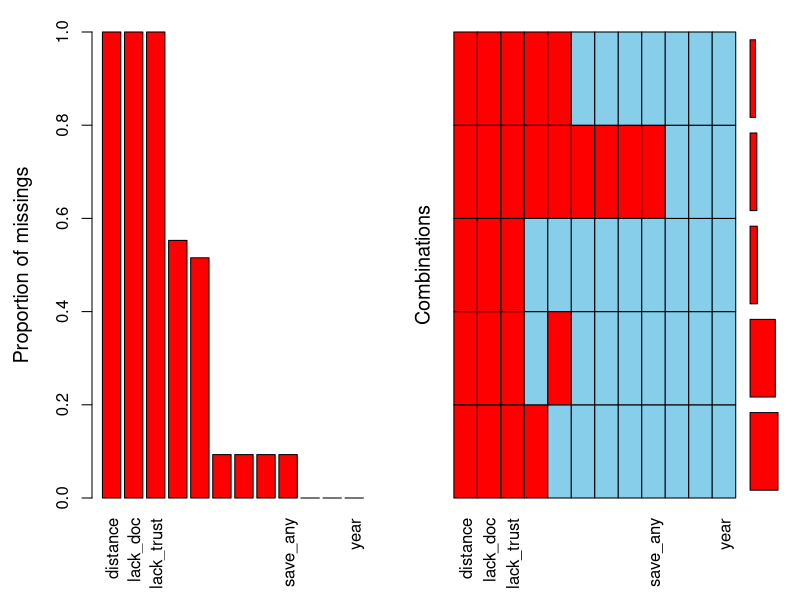
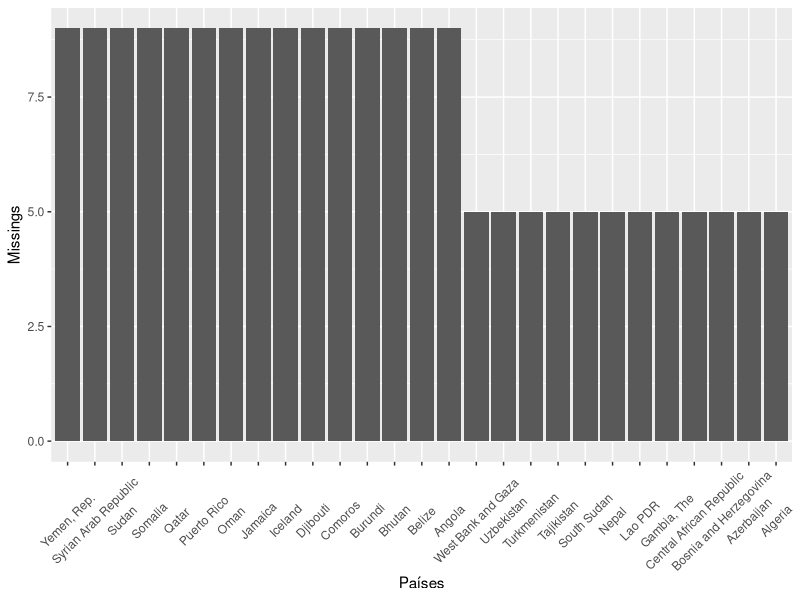
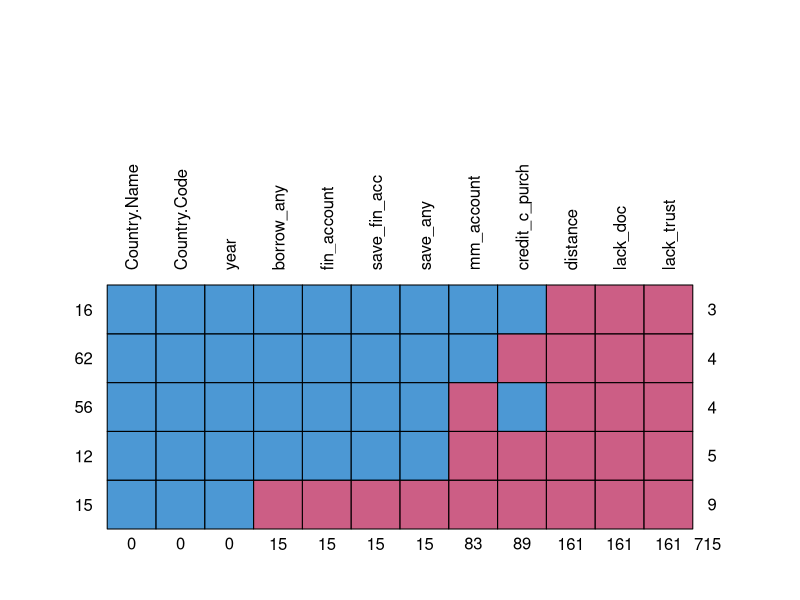
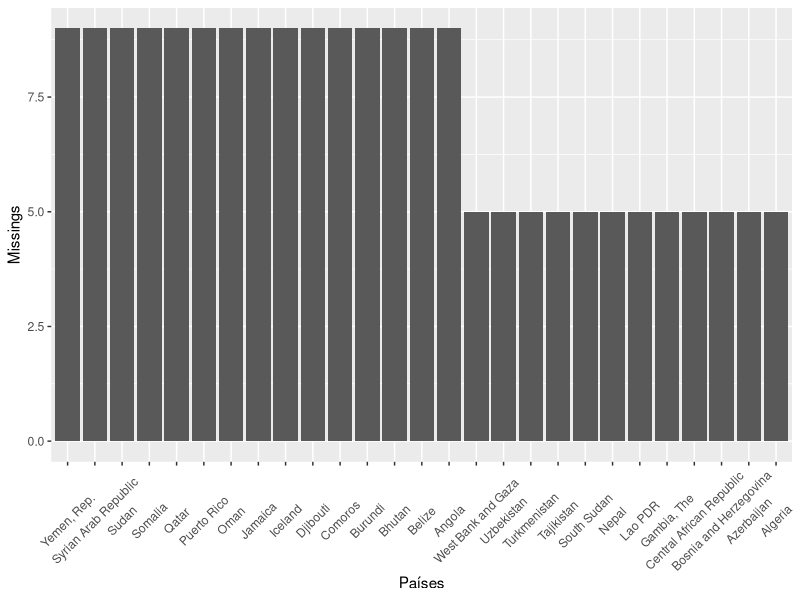

These charts were generated, in order, by the following R code: (Note: this script raises an error after producing the figures.)
library(tidyverse)

library(ggplot2)
library(GGally)
library(ggridges)

library(VIM)
library(mice) # Cargamos la librería

#wd
setwd('/home/mateo1/repos/financialinclusionClustering')

#data
data = read.csv("data/data.csv")
data = data[ data$year == 2017,]
glimpse(data)
summary(data)

#EDA
summary(aggr(data, sortVar=TRUE, plot=F))
# aggr(data, sortVar=TRUE, oma = c(16, 5, 5, 3), numbers=T)
aggr(data, sortVar=TRUE)

# count missings
count_missing = data %>%
  arrange(Country.Name) %>% 
  group_by(Country.Name) %>%
  summarise_each(funs(sum(is.na(.)))) %>% 
  # summarise_at(vars(-Country.Name), sum)
  select(-Country.Name) %>%
  # group_by(Country.Name)  %>% 
  rowSums() %>% 
  cbind(unique(data$Country.Name)) %>% 
  as_data_frame() %>% 
  rename("missing_count" = ".", "country" = "V2") %>%  
  mutate(missing_count=as.double(missing_count))

count_missing %>% 
  mutate(missing_count=as.double(missing_count)) %>% 
  # filter(missing_count>10) %>% 
  filter(missing_count>quantile(count_missing$missing_count, probs = 0.75)) %>% 
  ggplot(aes(x = fct_rev(fct_reorder(country, missing_count)), y = missing_count)) +
  geom_col()+
  theme(axis.text.x = element_text(angle = 45 
                                   ,vjust = 0.5 
                                   # ,hjust=1
                                   ))+
  labs(x = "Países", y = "Missings")
ggsave(filename = "results/missings_x_pais.jpg")

#patron de missings
na_pattern_plot= md.pattern(data, rotate.names=T, plot = T)
ggsave('results/na_patter_plot.jpg', na_pattern_plot)

data.frame(na_pattern_plot)


#plot
ggpairs(data=data, columns = 4:ncol(data) )
ggsave("results/ggpair.jpg")


# imputacion hot deck
hotdeck_imp <-hotdeck(data  , imp_var =F)
hotdeck_imp$imputer = 'HotDeck' 


# levanto data from py
data_imp = read.csv('results/data_imputada.csv') %>% 
  bind_rows(hotdeck_imp) %>% 
  bind_rows(data %>% 
              na.omit() %>% 
              mutate(imputer= 'Complete'))
write.csv(data_imp, file = "results/data_imputada_2.csv")

table(data_imp$imputer)
 

# PLOTSSS
# https://cran.r-project.org/web/packages/ggridges/vignettes/introduction.html#:~:text=The%20ggridges%20package%20provides%20two,then%20draws%20those%20using%20ridgelines.
# scale = 5, substantial overlap

for (i in names(data_imp[, 4:ncol(data_imp) ])) {
  print(i) 
  if (i != 'imputer'){
    print ( data_imp %>% 
              ggplot(aes(x = data_imp[,i], y = imputer, fill = imputer )) + 
              geom_density_ridges(
                scale = 2,
                quantiles = 4,
                quantile_lines = TRUE,   vline_size = 0.5, vline_color = "red",
                alpha = .5
                , jittered_points = TRUE, point_alpha = 0.3
              ) + 
              # scale_point_color_hue(l = 40) +
              # scale_discrete_manual(aesthetics = "point_shape", values = c(21, 22, 23, 24, 25))+
              labs()+
              theme(legend.position = 'none', 
                    axis.title = element_blank()) 
    )  
    ggsave(paste0('results/dist_imp/dist_',i,'.jpg' ))
    
  }
}
